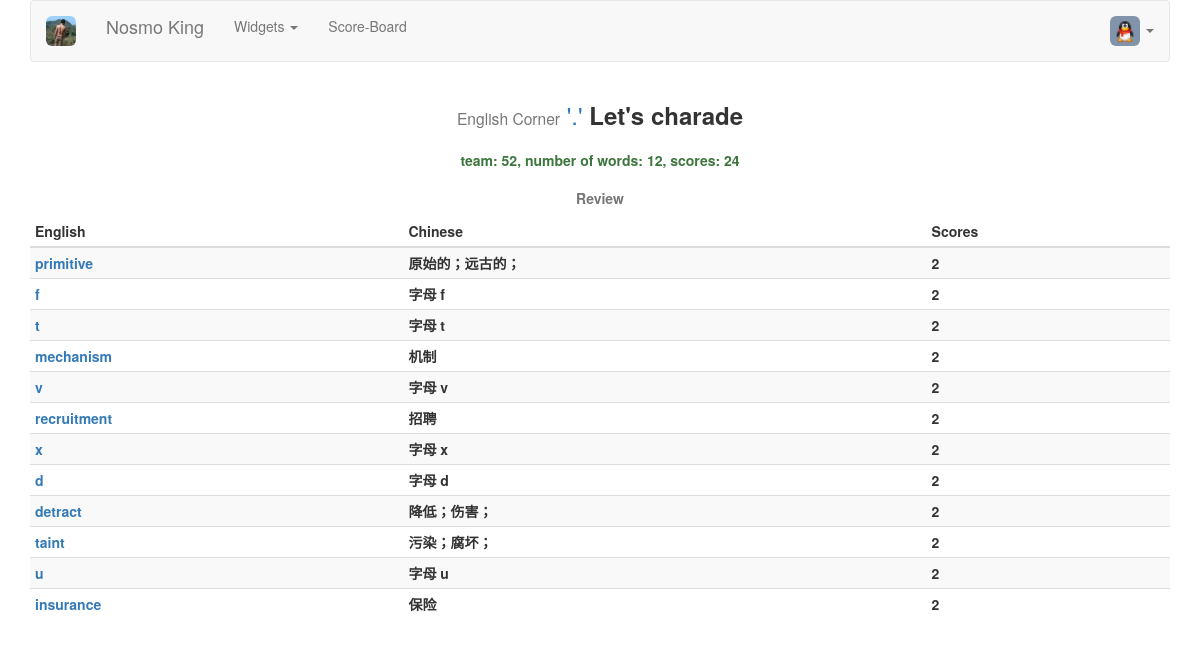
Page /charade/set/52/play/ (signed in) on the committed database.
### accounts/models.py (models this page shows, shortened)
class Player(models.Model):
    user = models.OneToOneField(User, on_delete=models.CASCADE)
    avator = models.ImageField(upload_to='avators', default='avators/default.png', blank=True)
    gender = models.CharField(max_length=20, default='Secret')
    nickname = models.CharField(max_length=40, default='New Player')

### charade/models.py (models this page shows, shortened)
class GameTemporaryTable(models.Model):
    board = models.ForeignKey(GameScoreBoard)
    en = models.CharField(_('English'), max_length=100)
    zh = models.CharField(_('Chinese'), max_length=100)
    exp = models.TextField(_('Explanation'), max_length=200, null=True)
    scores = models.IntegerField(_('Round points'), default=0)
    used = models.IntegerField(_('Already used?'), default=0)
    vid = models.IntegerField(_('Vocabulary ID'), default=0)

### charade/views.py (the view)
# urls.py: url(r'^set/(?P<board_id>[0-9]+)/play/$', views.game_play, name='game_play'),
def game_play(request, board_id):
    gsb = get_object_or_404(GameScoreBoard, pk=board_id)
    unused_word_list = gsb.gametemporarytable_set.exclude(used=1).order_by('?')[:1]
    if unused_word_list:
        context = {'word_list': unused_word_list}
    else:
        sum_scores = 0
        used_word_list = gsb.gametemporarytable_set.filter(used=1)
        for w in used_word_list:
            sum_scores += w.scores
        gsb.scores = sum_scores
        gsb.dt_end = timezone.now()
        gsb.save()
        msgs = 'team: {0}, number of words: {1}, scores: {2}'.format(board_id, gsb.amount, sum_scores)
        context = {'msgs': msgs,
                   'used_word_list': used_word_list,
                    }
    return render(request, 'charade/play.html', context)

### charade/templates/charade/play.html (shortened to what this page needs)
{% extends 'charade/base.html' %}
{% load i18n staticfiles %}
{% block css4this %}
    <link rel="stylesheet" href="{% static 'charade/css/charade-play.css' %}">
{% endblock %}
{% block content %}
{% if msgs %}
    <div class="row text-center">
        <p class="text-success"><strong>{{ msgs }}<strong></p>
    </div>
{% endif %}
{% if used_word_list %}
    <div class="table-responsive">
        <table class="table table-striped table-condensed">
            <caption class="text-center">{% trans 'Review' %}</caption>
            <thead>
                <tr>
                    <th>{% trans 'English' %}</th>
                    <th>{% trans 'Chinese' %}</th>
                    <th>{% trans 'Scores' %}</th>
                </tr>
            </thead>
            <tbody>
            {% for w in used_word_list %}
                <tr>
                    <td><a href="{% url 'charade:explanation' w.vid %}" title="Explanation" target="_blank">{{ w.en }}</a></td>
                    <td>{{ w.zh }}</td>
                    <td>{{ w.scores }}</td>
                </tr>
            {% endfor %}
            </tbody>
        </table>
    </div>
{% else %}
    <div class="row">
        <p class="text-center" id="showtime"></p>
    </div>
{% endif %}
{% endblock %}

### charade/templates/charade/nav.html (shortened to what this page needs)
{% load i18n static %}
    <nav class="navbar navbar-default" role="navigation">
        <div class="navbar-header">
            <a class="navbar-brand" href="/">
                <img class="img-rounded img-avatar" src="{% static 'charade/images/avatar.jpg' %}" alt="Home" title="{% trans 'Back Home? Click me.' %}" />
            </a>
            <a class="navbar-brand" href="/">
                Nosmo King
            </a>
        </div>
        <div class="collapse navbar-collapse" id="navbar-need-collapsed">
            <ul class="nav navbar-nav">
                <li class="dropdown">
                    <a href="#" class="dropdown-toggle" data-toggle="dropdown">
                       {% trans 'Widgets' %}
                       <b class="caret"></b>
                    </a>
                </li>
                <li>
                    <a href="{% url 'charade:game_board' %}" title="{% trans 'Login needed' %}">{% trans 'Score-Board' %}</a>
                </li>
            </ul>
            <ul class="nav navbar-nav navbar-right">
            {% if user.is_authenticated %}
                <li class="dropdown">
                    <a href="#" class="dropdown-toggle" data-toggle="dropdown">
                        <img class="img-rounded img-avatar" src="{% get_media_prefix %}{{ user.player.avator }}" title="{% trans 'View profile' %}">
                       <b class="caret"></b>
                    </a>
                </li>
            {% else %}
                <li>
                    <a href="{% url 'accounts:login'%}" class="navbar-link">
                        {% trans 'Sign in' %}
                    </a>
                </li>
            {% endif %}
            </ul>
        </div>
    </nav>

### charade/static/charade/css/charade-base.css (style rules this page uses)
.img-avatar { width: 30px; height: 30px; }

### rows in the picture
GameTemporaryTable: en "primitive", zh "原始的；远古的；", scores "2"
GameTemporaryTable: en "f", zh "字母 f", scores "2"
GameTemporaryTable: en "t", zh "字母 t", scores "2"
GameTemporaryTable: en "mechanism", zh "机制", scores "2"
GameTemporaryTable: en "v", zh "字母 v", scores "2"
GameTemporaryTable: en "recruitment", zh "招聘", scores "2"
GameTemporaryTable: en "x", zh "字母 x", scores "2"
GameTemporaryTable: en "d", zh "字母 d", scores "2"
GameTemporaryTable: en "detract", zh "降低；伤害；", scores "2"
GameTemporaryTable: en "taint", zh "污染；腐坏；", scores "2"
GameTemporaryTable: en "u", zh "字母 u", scores "2"
GameTemporaryTable: en "insurance", zh "保险", scores "2"

### other values in the picture
{{ msgs }} "team: 52, number of words: 12, scores: 24"
